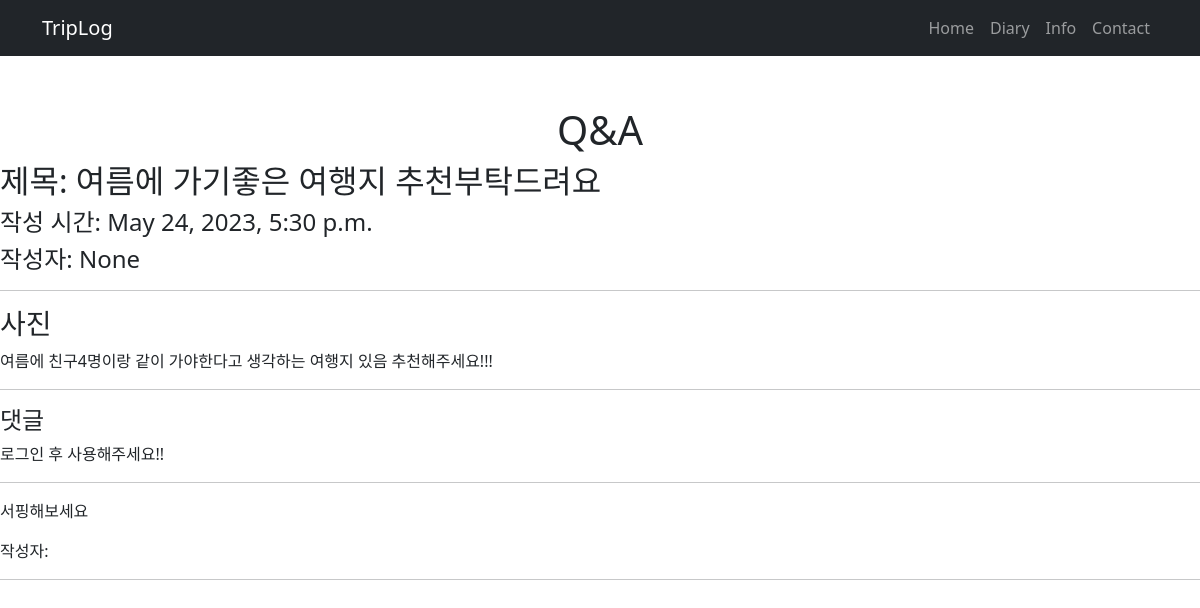
/contact/post_detail/15/, run on an earlier commit of the app's database.
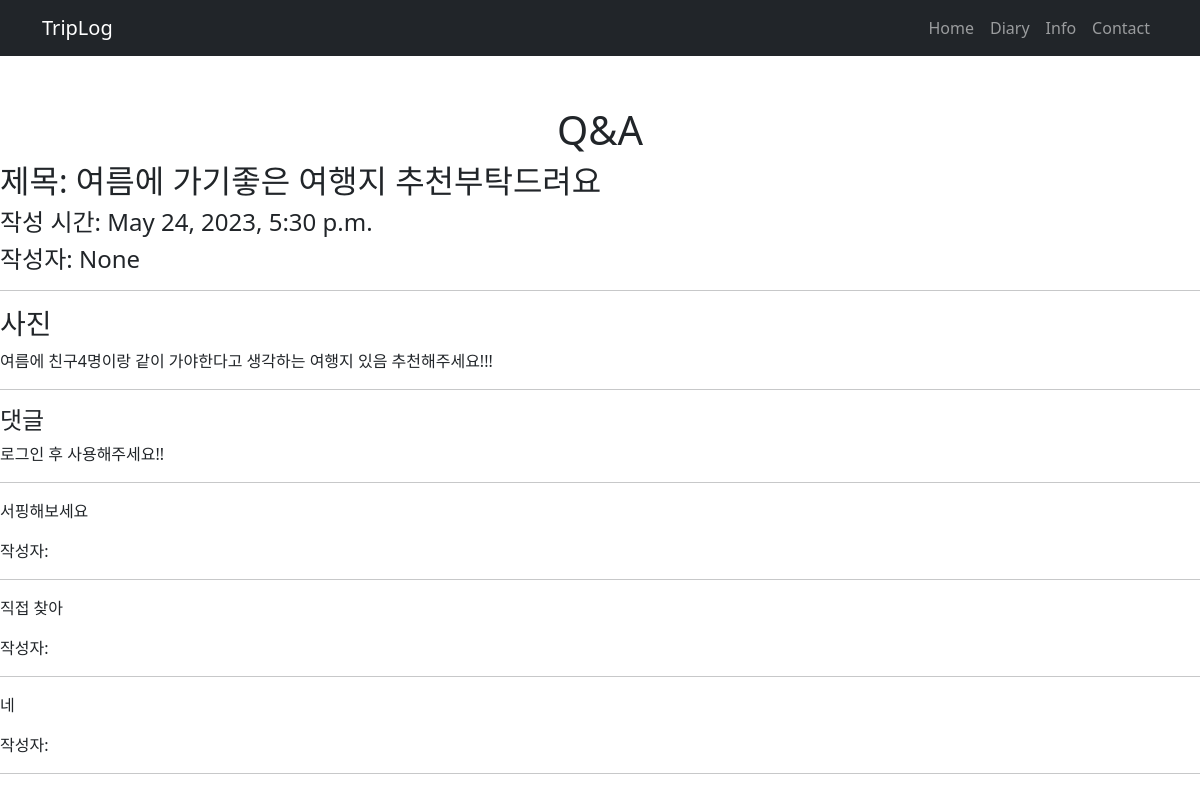
And on a later commit of the database.
### contact/models.py (models this page shows, shortened)
class Post(models.Model):
    title = models.CharField(verbose_name="제목", max_length=128)
    image = models.ImageField(verbose_name='이미지', null=True, blank=True)
    body = models.TextField(verbose_name="내용", default="")
    created_at = models.DateTimeField(verbose_name="작성일", auto_now_add=True)
    photo = models.ImageField(verbose_name="이미지", blank=True, null=True, upload_to='blog_photo')
    author = models.ForeignKey(User, on_delete=models.CASCADE, null=True, related_name="contact_posts")

class Comment(models.Model):
    comment = models.CharField(max_length=200)
    date = models.DateTimeField(auto_now_add=True)
    article = models.ForeignKey(Post, on_delete=models.CASCADE)
    def __str__(self):
        return self.comment

### contact/views.py (the view)
# urls.py: path('post_detail/<int:id>/', views.post_detail, name='post_detail'),
def post_detail(request, id):
    post = get_object_or_404(Post, pk=id)
    comment_form = CommentForm()
    context={
        'post':post,
        'comment_form' : comment_form
    }
    return render(request, 'post_detail.html', context)

### contact/templates/post_detail.html (shortened to what this page needs)
{% extends "diaryhome.html" %}
{% load static %}
{% block content %}
<div style="display: flex; justify-content: center; padding-top: 50px">
    <h1>Q&A</h1>
</div>
<h2>제목: {{post.title}} </h2>
<h4>작성 시간: {{post.created_at}} </h4>
<h4>작성자: {{ post.author }}</h4>
<hr>
<h3>사진</h3>
<p> {{post.body}} </p>
<hr>
<h4>댓글</h4>
{% if user.is_authenticated %}
<form method="POST" action="{% url 'create_comment' post.id %}">
    {% csrf_token %}
    {{comment_form}}
    <input type="submit">
</form>
{% else %}
로그인 후 사용해주세요!!
{% endif %}
<hr>
{% for comment in post.comment_set.all %}
<p>{{ comment }}</p>
<p>작성자: {{ comment.author }}</p>
<hr>
{% endfor %}
{% endblock %}

### diary/templates/diaryhome.html (shortened to what this page needs)
{% load static %}
<!DOCTYPE html>
<html lang="en">
<head>
    <link href="{% static 'css/styles.css' %}" rel="stylesheet" />
</head>
<body>
    <nav class="navbar navbar-expand-lg navbar-dark bg-dark">
        <div class="container">
            <a class="navbar-brand" href="#!">TripLog</a>
            <div class="collapse navbar-collapse" id="navbarSupportedContent">
                <ul class="navbar-nav ms-auto mb-2 mb-lg-0">
                    <li class="nav-item"><a class="nav-link" href="{% url 'mainHome' %}">Home</a></li>
                    <li class="nav-item"><a class="nav-link" href="/diary/">Diary</a></li>
                    <li class="nav-item"><a class="nav-link" href="/info/">Info</a></li>
                    <li class="nav-item"><a class="nav-link" href="/contact/">Contact</a></li>
                </ul>
            </div>
        </div>
    </nav>
    {% block content %}
    {% endblock %}
</body>
</html>

What changed in the data, as far as the page shows it:
added Comment: comment "직접 찾아"
added Comment: comment "네"
